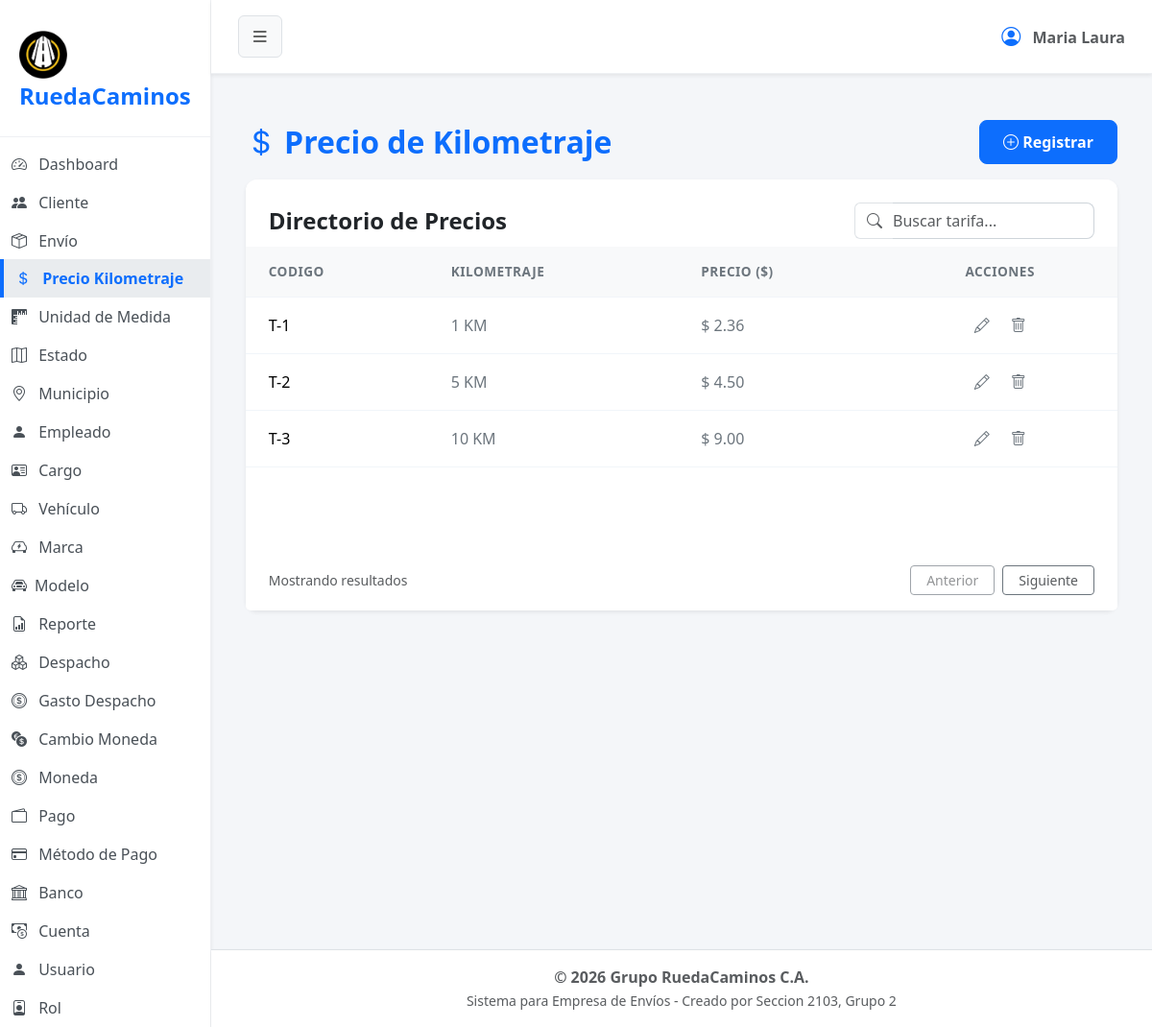
The page /?url=kilometraje on the database as committed earlier.
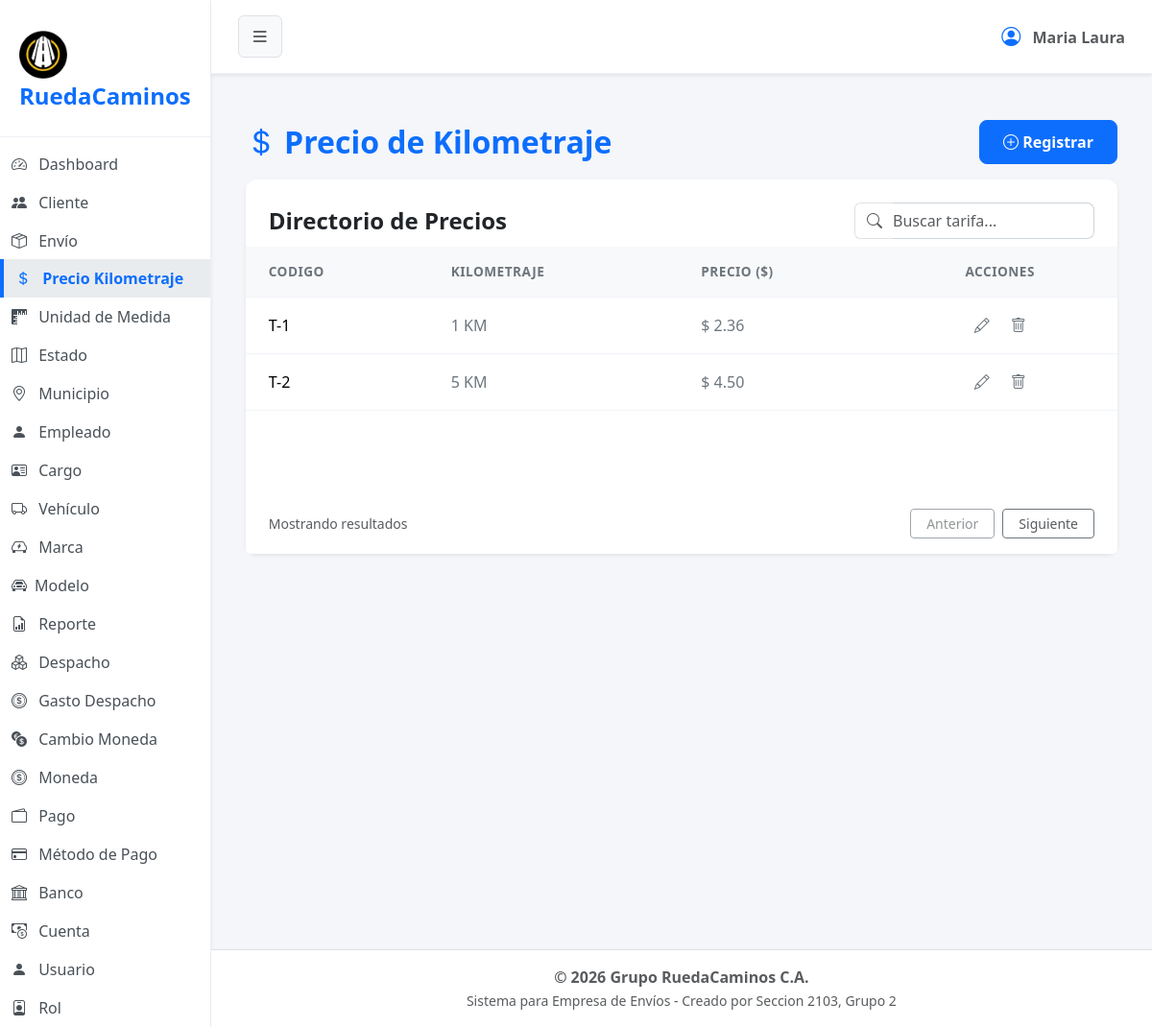
The same page on the database as committed later.
### tables this page shows
CREATE TABLE `precio_kilometraje` (
  `cod_preciokilometraje` int(11) NOT NULL,
  `kilometraje` decimal(7,2) NOT NULL,
  `monto_tarifa` decimal(7,2) NOT NULL,
  `estado` tinyint(1) NOT NULL
);

### app/controller/kilometrajeController.php (called while the page is built, shortened)
<?php
$kilometraje = new Kilometraje();
$registros = $kilometraje->obt_RegistrosKilometraje();
include 'app/view/layout/header.php';
include 'app/view/kilometraje/kilometraje.php';
include 'app/view/layout/footer.php';
?>

### index.php (called while the page is built, shortened)
<?php
    $frontController = new FrontController();
?>

### app/config/Conexion.php (called while the page is built, shortened)
<?php
abstract class Conexion
{
    public $host = "localhost";
    public $namedb = "grupo_ruedacaminos";
    public $userdb = "root";
    public $passwd = "";
    public function __construct()
    {
        $this->conexion = $this->getConnection();
    }
    public function getConnection(): PDO
    {
        try {
            $dsn = "mysql:host=" . $this->host . ";dbname=" . $this->namedb . ";charset=utf8";
            $conexion = new PDO($dsn, $this->userdb, $this->passwd);
            $conexion->setAttribute(PDO::ATTR_ERRMODE, PDO::ERRMODE_EXCEPTION);
        } catch (PDOException $error) {
            die('No se pudo conectar a la base de datos, error:' . $error->getMessage());
        }
        return $conexion;
    }
}

### app/model/Kilometraje.php (called while the page is built, shortened)
<?php
class Kilometraje extends Conexion
{
    public function obt_RegistrosKilometraje() {
        $sentencia = "SELECT * FROM precio_kilometraje WHERE estado = 1";
        $select = $this->conexion->prepare($sentencia);
        $select->execute();
        return $select->fetchAll(\PDO::FETCH_ASSOC);
    }
}

### app/view/kilometraje/componentes/tabla.php (the view)
<div class="card-body p-0">
    <div class="table-responsive">
        <table class="table table-hover align-middle mb-0" id="tablaPrecios">
            <thead class="table-light table-header-custom">
                <tr>
                    <th class="ps-4">CODIGO</th>
                    <th>KILOMETRAJE</th>
                    <th>PRECIO ($)</th>
                    <th class="pe-4 text-center">ACCIONES</th>
                </tr>
            </thead>
            <tbody>
                <?php
                if (!empty($registros)) {
                    foreach ($registros as $fila): ?>
                        <tr>
                            <td class="ps-4 fw-medium">T-<?= $fila['cod_preciokilometraje'] ?></td>
                            <td class="text-secondary"><?= str_replace('.', ',', (float)$fila['kilometraje']) ?> KM</td>
                            <td class="text-secondary">$ <?= number_format($fila['monto_tarifa'], 2) ?></td>
                            <td class="pe-4 text-center">
                                <button type="button" class="btn btn-link text-secondary p-0 m-0 align-baseline me-3 btn-editar" title="Editar"
                                    data-bs-toggle="modal" data-bs-target="#modalEditar"
                                    data-id="<?= $fila['cod_preciokilometraje'] ?>"
                                    data-kilometraje="<?= (float)$fila['kilometraje'] ?>"
                                    data-precio="<?= $fila['monto_tarifa'] ?>">
                                    <i class="bi bi-pencil"></i>
                                </button>
                                <button type="button" class="btn btn-link text-secondary p-0 m-0 align-baseline btn-eliminar" title="Eliminar"
                                    data-id="<?= $fila['cod_preciokilometraje'] ?>">
                                    <i class="bi bi-trash"></i>
                                </button>
                            </td>
                        </tr>
                    <?php endforeach;
                } else {
                    echo "<tr><td colspan='4' class='text-center'>No hay registros disponibles.</td></tr>";
                }
                ?>
            </tbody>
        </table>
    </div>
</div>

Rows that differ between the two databases and show on the page:
no longer on this page (row edited): precio_kilometraje: cod_preciokilometraje "3", kilometraje "10", monto_tarifa "9.00"
